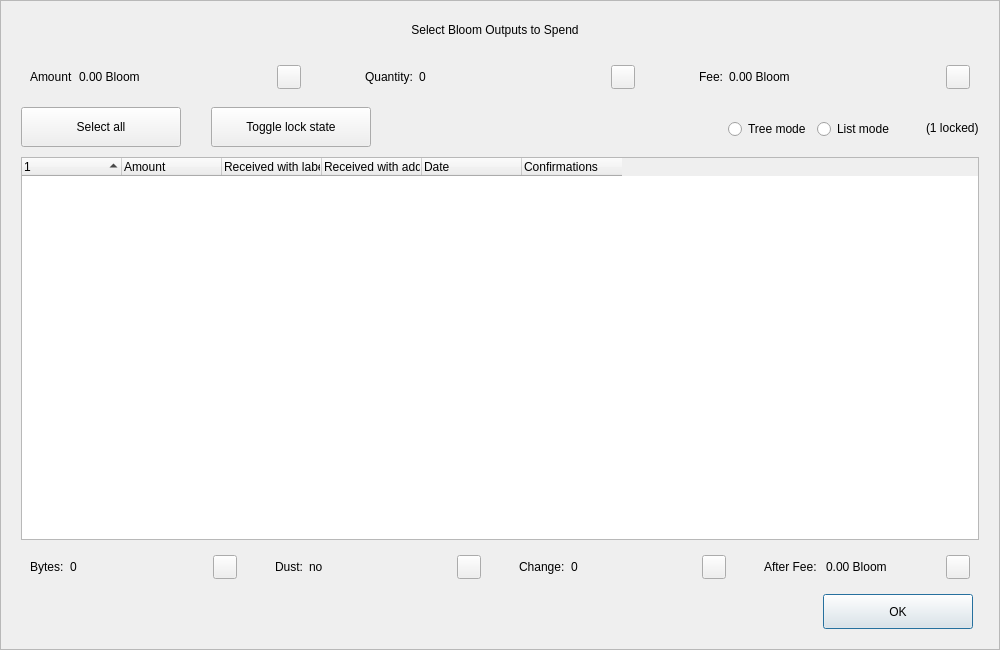
<?xml version="1.0" encoding="UTF-8"?>
<ui version="4.0">
 <class>CoinControlDialog</class>
 <widget class="QDialog" name="CoinControlDialog">
  <property name="geometry">
   <rect>
    <x>0</x>
    <y>0</y>
    <width>1000</width>
    <height>650</height>
   </rect>
  </property>
  <property name="minimumSize">
   <size>
    <width>950</width>
    <height>650</height>
   </size>
  </property>
  <property name="windowTitle">
   <string>Coin Selection</string>
  </property>
  <property name="styleSheet">
   <string notr="true"/>
  </property>
  <layout class="QVBoxLayout" name="verticalLayout">
   <property name="spacing">
    <number>0</number>
   </property>
   <property name="leftMargin">
    <number>0</number>
   </property>
   <property name="topMargin">
    <number>0</number>
   </property>
   <property name="rightMargin">
    <number>0</number>
   </property>
   <property name="bottomMargin">
    <number>0</number>
   </property>
   <item>
    <widget class="QFrame" name="frameContainer">
     <property name="toolTipDuration">
      <number>0</number>
     </property>
     <property name="frameShape">
      <enum>QFrame::StyledPanel</enum>
     </property>
     <property name="frameShadow">
      <enum>QFrame::Raised</enum>
     </property>
     <layout class="QVBoxLayout" name="verticalLayout_2">
      <property name="leftMargin">
       <number>0</number>
      </property>
      <property name="rightMargin">
       <number>0</number>
      </property>
      <property name="bottomMargin">
       <number>20</number>
      </property>
      <item>
       <layout class="QHBoxLayout" name="horizontalLayout_12">
        <property name="spacing">
         <number>0</number>
        </property>
        <property name="leftMargin">
         <number>20</number>
        </property>
        <property name="rightMargin">
         <number>30</number>
        </property>
        <item>
         <spacer name="horizontalSpacer_4">
          <property name="orientation">
           <enum>Qt::Horizontal</enum>
          </property>
          <property name="sizeHint" stdset="0">
           <size>
            <width>40</width>
            <height>20</height>
           </size>
          </property>
         </spacer>
        </item>
        <item>
         <widget class="QLabel" name="labelTitle">
          <property name="minimumSize">
           <size>
            <width>0</width>
            <height>40</height>
           </size>
          </property>
          <property name="maximumSize">
           <size>
            <width>16777215</width>
            <height>40</height>
           </size>
          </property>
          <property name="text">
           <string>Select Bloom Outputs to Spend</string>
          </property>
          <property name="alignment">
           <set>Qt::AlignCenter</set>
          </property>
          <property name="margin">
           <number>7</number>
          </property>
         </widget>
        </item>
        <item>
         <spacer name="horizontalSpacer_5">
          <property name="orientation">
           <enum>Qt::Horizontal</enum>
          </property>
          <property name="sizeHint" stdset="0">
           <size>
            <width>40</width>
            <height>20</height>
           </size>
          </property>
         </spacer>
        </item>
       </layout>
      </item>
      <item>
       <layout class="QHBoxLayout" name="horizontalLayout_8">
        <property name="leftMargin">
         <number>20</number>
        </property>
        <property name="rightMargin">
         <number>20</number>
        </property>
        <item>
         <widget class="QWidget" name="layoutAmount" native="true">
          <layout class="QHBoxLayout" name="horizontalLayout_9" stretch="0,1,0">
           <item>
            <widget class="QLabel" name="labelCoinControlAmountText">
             <property name="text">
              <string>Amount</string>
             </property>
            </widget>
           </item>
           <item>
            <widget class="QLabel" name="labelCoinControlAmount">
             <property name="text">
              <string>0.00 Bloom</string>
             </property>
            </widget>
           </item>
           <item alignment="Qt::AlignHCenter|Qt::AlignVCenter">
            <widget class="QPushButton" name="pushButtonAmount">
             <property name="minimumSize">
              <size>
               <width>0</width>
               <height>24</height>
              </size>
             </property>
             <property name="maximumSize">
              <size>
               <width>24</width>
               <height>26</height>
              </size>
             </property>
             <property name="focusPolicy">
              <enum>Qt::NoFocus</enum>
             </property>
             <property name="styleSheet">
              <string notr="true">padding-bottom:2px;
padding-right:4px;</string>
             </property>
             <property name="text">
              <string/>
             </property>
            </widget>
           </item>
          </layout>
         </widget>
        </item>
        <item>
         <spacer name="horizontalSpacer_2">
          <property name="orientation">
           <enum>Qt::Horizontal</enum>
          </property>
          <property name="sizeType">
           <enum>QSizePolicy::Fixed</enum>
          </property>
          <property name="sizeHint" stdset="0">
           <size>
            <width>40</width>
            <height>20</height>
           </size>
          </property>
         </spacer>
        </item>
        <item>
         <widget class="QWidget" name="layoutQuantity" native="true">
          <layout class="QHBoxLayout" name="horizontalLayout_10" stretch="0,1,0">
           <item>
            <widget class="QLabel" name="labelCoinControlQuantityText">
             <property name="text">
              <string>Quantity:</string>
             </property>
            </widget>
           </item>
           <item>
            <widget class="QLabel" name="labelCoinControlQuantity">
             <property name="text">
              <string>0</string>
             </property>
            </widget>
           </item>
           <item alignment="Qt::AlignHCenter|Qt::AlignVCenter">
            <widget class="QPushButton" name="pushButtonQuantity">
             <property name="minimumSize">
              <size>
               <width>0</width>
               <height>24</height>
              </size>
             </property>
             <property name="maximumSize">
              <size>
               <width>24</width>
               <height>26</height>
              </size>
             </property>
             <property name="focusPolicy">
              <enum>Qt::NoFocus</enum>
             </property>
             <property name="styleSheet">
              <string notr="true">padding-bottom:2px;
               padding-right:4px;</string>
             </property>
             <property name="text">
              <string/>
             </property>
            </widget>
           </item>
          </layout>
         </widget>
        </item>
        <item>
         <spacer name="horizontalSpacer_22">
          <property name="orientation">
           <enum>Qt::Horizontal</enum>
          </property>
          <property name="sizeType">
           <enum>QSizePolicy::Fixed</enum>
          </property>
          <property name="sizeHint" stdset="0">
           <size>
            <width>40</width>
            <height>20</height>
           </size>
          </property>
         </spacer>
        </item>
        <item>
         <widget class="QWidget" name="layoutFee" native="true">
          <layout class="QHBoxLayout" name="horizontalLayout_11" stretch="0,1,0">
           <item>
            <widget class="QLabel" name="labelCoinControlFeeText">
             <property name="text">
              <string>Fee:</string>
             </property>
            </widget>
           </item>
           <item>
            <widget class="QLabel" name="labelCoinControlFee">
             <property name="text">
              <string>0.00 Bloom</string>
             </property>
            </widget>
           </item>
           <item alignment="Qt::AlignHCenter|Qt::AlignVCenter">
            <widget class="QPushButton" name="pushButtonFee">
             <property name="minimumSize">
              <size>
               <width>0</width>
               <height>24</height>
              </size>
             </property>
             <property name="maximumSize">
              <size>
               <width>24</width>
               <height>26</height>
              </size>
             </property>
             <property name="focusPolicy">
              <enum>Qt::NoFocus</enum>
             </property>
             <property name="styleSheet">
              <string notr="true">padding-bottom:2px;
               padding-right:4px;</string>
             </property>
             <property name="text">
              <string/>
             </property>
            </widget>
           </item>
          </layout>
         </widget>
        </item>
       </layout>
      </item>
      <item>
       <widget class="QFrame" name="frame">
        <property name="minimumSize">
         <size>
          <width>0</width>
          <height>40</height>
         </size>
        </property>
        <property name="styleSheet">
         <string notr="true">#frame {
	border:0;
}</string>
        </property>
        <property name="frameShape">
         <enum>QFrame::StyledPanel</enum>
        </property>
        <property name="frameShadow">
         <enum>QFrame::Sunken</enum>
        </property>
        <layout class="QHBoxLayout" name="horizontalLayout">
         <property name="spacing">
          <number>0</number>
         </property>
         <property name="leftMargin">
          <number>20</number>
         </property>
         <property name="topMargin">
          <number>0</number>
         </property>
         <property name="rightMargin">
          <number>20</number>
         </property>
         <property name="bottomMargin">
          <number>0</number>
         </property>
         <item>
          <layout class="QHBoxLayout" name="horizontalLayoutPanel" stretch="0,0,0,0,0,0">
           <property name="spacing">
            <number>20</number>
           </property>
           <item>
            <widget class="QPushButton" name="pushButtonSelectAll">
             <property name="sizePolicy">
              <sizepolicy hsizetype="Maximum" vsizetype="Fixed">
               <horstretch>0</horstretch>
               <verstretch>0</verstretch>
              </sizepolicy>
             </property>
             <property name="minimumSize">
              <size>
               <width>160</width>
               <height>40</height>
              </size>
             </property>
             <property name="maximumSize">
              <size>
               <width>16777215</width>
               <height>40</height>
              </size>
             </property>
             <property name="text">
              <string>Select all</string>
             </property>
             <property name="checkable">
              <bool>true</bool>
             </property>
             <property name="checked">
              <bool>false</bool>
             </property>
             <property name="autoExclusive">
              <bool>false</bool>
             </property>
             <property name="autoDefault">
              <bool>false</bool>
             </property>
            </widget>
           </item>
           <item>
            <spacer name="horizontalSpacer_6">
             <property name="orientation">
              <enum>Qt::Horizontal</enum>
             </property>
             <property name="sizeType">
              <enum>QSizePolicy::Fixed</enum>
             </property>
             <property name="sizeHint" stdset="0">
              <size>
               <width>10</width>
               <height>20</height>
              </size>
             </property>
            </spacer>
           </item>
           <item>
            <widget class="QPushButton" name="pushButtonToggleLock">
             <property name="sizePolicy">
              <sizepolicy hsizetype="Maximum" vsizetype="Fixed">
               <horstretch>0</horstretch>
               <verstretch>0</verstretch>
              </sizepolicy>
             </property>
             <property name="minimumSize">
              <size>
               <width>160</width>
               <height>40</height>
              </size>
             </property>
             <property name="maximumSize">
              <size>
               <width>16777215</width>
               <height>40</height>
              </size>
             </property>
             <property name="text">
              <string>Toggle lock state</string>
             </property>
             <property name="checkable">
              <bool>true</bool>
             </property>
             <property name="autoExclusive">
              <bool>false</bool>
             </property>
             <property name="autoDefault">
              <bool>false</bool>
             </property>
            </widget>
           </item>
           <item>
            <spacer name="horizontalSpacer_7">
             <property name="orientation">
              <enum>Qt::Horizontal</enum>
             </property>
             <property name="sizeType">
              <enum>QSizePolicy::Expanding</enum>
             </property>
             <property name="sizeHint" stdset="0">
              <size>
               <width>30</width>
               <height>20</height>
              </size>
             </property>
            </spacer>
           </item>
           <item alignment="Qt::AlignRight">
            <widget class="QGroupBox" name="groupBox_2">
             <property name="styleSheet">
              <string notr="true">#groupBox_2 {
    background-color:transparent;
    border-radius:0;
}</string>
             </property>
             <property name="title">
              <string/>
             </property>
             <layout class="QHBoxLayout" name="horizontalLayout_14">
              <item>
               <widget class="QRadioButton" name="radioTreeMode">
                <property name="sizePolicy">
                 <sizepolicy hsizetype="Maximum" vsizetype="Fixed">
                  <horstretch>0</horstretch>
                  <verstretch>0</verstretch>
                 </sizepolicy>
                </property>
                <property name="text">
                 <string>Tree mode</string>
                </property>
               </widget>
              </item>
              <item>
               <widget class="QRadioButton" name="radioListMode">
                <property name="sizePolicy">
                 <sizepolicy hsizetype="Maximum" vsizetype="Fixed">
                  <horstretch>0</horstretch>
                  <verstretch>0</verstretch>
                 </sizepolicy>
                </property>
                <property name="text">
                 <string>List mode</string>
                </property>
                <property name="checked">
                 <bool>false</bool>
                </property>
               </widget>
              </item>
             </layout>
            </widget>
           </item>
           <item>
            <widget class="QLabel" name="labelLocked">
             <property name="text">
              <string>(1 locked)</string>
             </property>
            </widget>
           </item>
          </layout>
         </item>
        </layout>
       </widget>
      </item>
      <item>
       <layout class="QHBoxLayout" name="horizontalLayout_13">
        <property name="leftMargin">
         <number>20</number>
        </property>
        <property name="rightMargin">
         <number>20</number>
        </property>
        <item>
         <widget class="CoinControlTreeWidget" name="treeWidget">
          <property name="contextMenuPolicy">
           <enum>Qt::CustomContextMenu</enum>
          </property>
          <property name="styleSheet">
           <string notr="true"/>
          </property>
          <property name="sortingEnabled">
           <bool>false</bool>
          </property>
          <property name="columnCount">
           <number>6</number>
          </property>
          <attribute name="headerShowSortIndicator" stdset="0">
           <bool>true</bool>
          </attribute>
          <attribute name="headerStretchLastSection">
           <bool>false</bool>
          </attribute>
          <column>
           <property name="text">
            <string/>
           </property>
          </column>
          <column>
           <property name="text">
            <string>Amount</string>
           </property>
          </column>
          <column>
           <property name="text">
            <string>Received with label</string>
           </property>
          </column>
          <column>
           <property name="text">
            <string>Received with address</string>
           </property>
          </column>
          <column>
           <property name="text">
            <string>Date</string>
           </property>
          </column>
          <column>
           <property name="text">
            <string>Confirmations</string>
           </property>
           <property name="toolTip">
            <string>Confirmed</string>
           </property>
          </column>
         </widget>
        </item>
       </layout>
      </item>
      <item>
       <layout class="QHBoxLayout" name="horizontalLayout_3">
        <property name="spacing">
         <number>20</number>
        </property>
        <property name="leftMargin">
         <number>20</number>
        </property>
        <property name="rightMargin">
         <number>20</number>
        </property>
        <item>
         <widget class="QWidget" name="layoutBytes" native="true">
          <layout class="QHBoxLayout" name="horizontalLayout_4" stretch="0,1,0">
           <item>
            <widget class="QLabel" name="labelCoinControlBytesText">
             <property name="text">
              <string>Bytes:</string>
             </property>
            </widget>
           </item>
           <item>
            <widget class="QLabel" name="labelCoinControlBytes">
             <property name="text">
              <string>0</string>
             </property>
            </widget>
           </item>
           <item alignment="Qt::AlignHCenter|Qt::AlignVCenter">
            <widget class="QPushButton" name="pushButtonBytes">
             <property name="minimumSize">
              <size>
               <width>0</width>
               <height>24</height>
              </size>
             </property>
             <property name="maximumSize">
              <size>
               <width>24</width>
               <height>26</height>
              </size>
             </property>
             <property name="focusPolicy">
              <enum>Qt::NoFocus</enum>
             </property>
             <property name="styleSheet">
              <string notr="true">padding-bottom:2px;
               padding-right:4px;</string>
             </property>
             <property name="text">
              <string/>
             </property>
            </widget>
           </item>
          </layout>
         </widget>
        </item>
        <item>
         <widget class="QWidget" name="layoutDust" native="true">
          <layout class="QHBoxLayout" name="horizontalLayout_5" stretch="0,1,0">
           <item>
            <widget class="QLabel" name="labelCoinControlLowOutputText">
             <property name="text">
              <string>Dust:</string>
             </property>
            </widget>
           </item>
           <item>
            <widget class="QLabel" name="labelCoinControlLowOutput">
             <property name="text">
              <string>no</string>
             </property>
            </widget>
           </item>
           <item alignment="Qt::AlignHCenter|Qt::AlignVCenter">
            <widget class="QPushButton" name="pushButtonDust">
             <property name="minimumSize">
              <size>
               <width>0</width>
               <height>24</height>
              </size>
             </property>
             <property name="maximumSize">
              <size>
               <width>24</width>
               <height>26</height>
              </size>
             </property>
             <property name="focusPolicy">
              <enum>Qt::NoFocus</enum>
             </property>
             <property name="styleSheet">
              <string notr="true">padding-bottom:2px;
               padding-right:4px;</string>
             </property>
             <property name="text">
              <string/>
             </property>
            </widget>
           </item>
          </layout>
         </widget>
        </item>
        <item>
         <widget class="QWidget" name="layoutChange" native="true">
          <layout class="QHBoxLayout" name="horizontalLayout_6" stretch="0,1,0">
           <item>
            <widget class="QLabel" name="labelCoinControlChangeText">
             <property name="text">
              <string>Change:</string>
             </property>
            </widget>
           </item>
           <item>
            <widget class="QLabel" name="labelCoinControlChange">
             <property name="text">
              <string>0</string>
             </property>
            </widget>
           </item>
           <item alignment="Qt::AlignHCenter|Qt::AlignVCenter">
            <widget class="QPushButton" name="pushButtonChange">
             <property name="minimumSize">
              <size>
               <width>0</width>
               <height>24</height>
              </size>
             </property>
             <property name="maximumSize">
              <size>
               <width>24</width>
               <height>26</height>
              </size>
             </property>
             <property name="focusPolicy">
              <enum>Qt::NoFocus</enum>
             </property>
             <property name="styleSheet">
              <string notr="true">padding-bottom:2px;
               padding-right:4px;</string>
             </property>
             <property name="text">
              <string/>
             </property>
            </widget>
           </item>
          </layout>
         </widget>
        </item>
        <item>
         <widget class="QWidget" name="layoutAfter" native="true">
          <layout class="QHBoxLayout" name="horizontalLayout_7" stretch="0,1,0">
           <item>
            <widget class="QLabel" name="labelCoinControlAfterFeeText">
             <property name="text">
              <string>After Fee: </string>
             </property>
            </widget>
           </item>
           <item>
            <widget class="QLabel" name="labelCoinControlAfterFee">
             <property name="text">
              <string>0.00 Bloom</string>
             </property>
            </widget>
           </item>
           <item alignment="Qt::AlignHCenter|Qt::AlignVCenter">
            <widget class="QPushButton" name="pushButtonAlterFee">
             <property name="minimumSize">
              <size>
               <width>0</width>
               <height>24</height>
              </size>
             </property>
             <property name="maximumSize">
              <size>
               <width>24</width>
               <height>26</height>
              </size>
             </property>
             <property name="focusPolicy">
              <enum>Qt::NoFocus</enum>
             </property>
             <property name="styleSheet">
              <string notr="true">padding-bottom:2px;
               padding-right:4px;</string>
             </property>
             <property name="text">
              <string/>
             </property>
            </widget>
           </item>
          </layout>
         </widget>
        </item>
       </layout>
      </item>
      <item>
       <layout class="QHBoxLayout" name="horizontalLayout_2">
        <property name="spacing">
         <number>0</number>
        </property>
        <property name="leftMargin">
         <number>20</number>
        </property>
        <property name="rightMargin">
         <number>26</number>
        </property>
        <item>
         <spacer name="horizontalSpacer_3">
          <property name="orientation">
           <enum>Qt::Horizontal</enum>
          </property>
          <property name="sizeHint" stdset="0">
           <size>
            <width>558</width>
            <height>20</height>
           </size>
          </property>
         </spacer>
        </item>
        <item>
         <widget class="QPushButton" name="pushButtonOk">
          <property name="minimumSize">
           <size>
            <width>150</width>
            <height>35</height>
           </size>
          </property>
          <property name="text">
           <string>OK</string>
          </property>
         </widget>
        </item>
       </layout>
      </item>
     </layout>
    </widget>
   </item>
  </layout>
 </widget>
 <customwidgets>
  <customwidget>
   <class>CoinControlTreeWidget</class>
   <extends>QTreeWidget</extends>
   <header>coincontroltreewidget.h</header>
  </customwidget>
 </customwidgets>
 <resources/>
 <connections/>
</ui>
